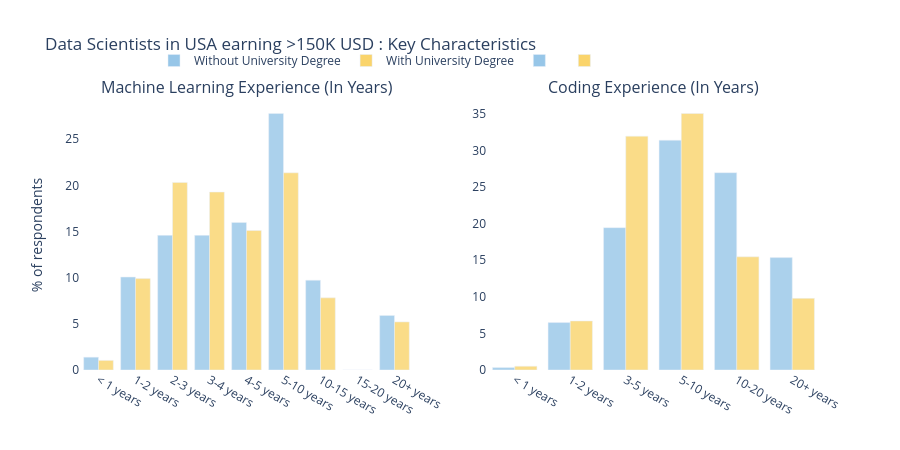
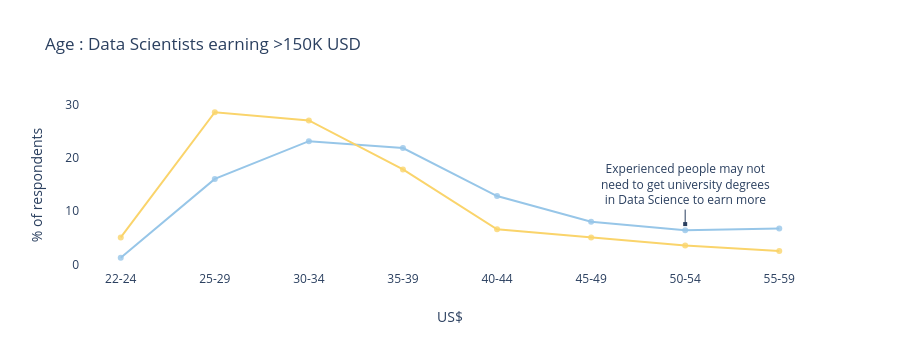

The notebook cell these images were saved under, in order:
### Code cell
salaries = ["100,000-124,999", "125,000-149,999", "150,000-199,999", "200,000-249,999", "300,000-500,000"]
group1 = c1[c1["Q10"].isin(salaries)]
group2 = c2[c2["Q10"].isin(salaries)]

vc1 = group1['Q15'].value_counts().to_frame().reset_index()
vc1['percent'] = vc1['Q15'].apply(lambda x : 100*x / sum(vc1['Q15']))

vc2 = group2['Q15'].value_counts().to_frame().reset_index()
vc2['percent'] = vc2['Q15'].apply(lambda x : 100*x / sum(vc2['Q15']))

order = ["< 1 years", "1-2 years", "3-5 years", "5-10 years", "10-20 years", "20+ years"]
doc1, doc2 = {}, {}
for _, r in vc1.iterrows():
    doc1[r['index']] = r['percent']
for _, r in vc2.iterrows():
    doc2[r['index']] = r['percent']

trace1 = go.Bar(x=order, y=[doc1[_] for _ in order], name="", orientation="v", marker=dict(color=col_yes, opacity=0.8))
trace2 = go.Bar(x=order, y=[doc2[_] for _ in order], name="", orientation="v", marker=dict(color=col_no, opacity=0.8))

vc1 = group1['Q1'].value_counts().to_frame().reset_index()
vc1['percent'] = vc1['Q1'].apply(lambda x : 100*x / sum(vc1['Q1']))

vc2 = group2['Q1'].value_counts().to_frame().reset_index()
vc2['percent'] = vc2['Q1'].apply(lambda x : 100*x / sum(vc2['Q1']))

order = ['22-24', '25-29', '30-34', '35-39', '40-44', '45-49', '50-54', '55-59']
doc1, doc2 = {}, {}
for _, r in vc1.iterrows():
    doc1[r['index']] = r['percent']
for _, r in vc2.iterrows():
    doc2[r['index']] = r['percent']

trace3 = go.Scatter(x=order, y=[doc1[_] for _ in order], name="", mode="lines+markers", marker=dict(color=col_yes, opacity=0.8))
trace4 = go.Scatter(x=order, y=[doc2[_] for _ in order], name="", mode="lines+markers", marker=dict(color=col_no, opacity=0.8))


### ML Exp 

vc1 = group1['Q23'].value_counts().to_frame().reset_index()
vc1['percent'] = vc1['Q23'].apply(lambda x : 100*x / sum(vc1['Q23']))

vc2 = group2['Q23'].value_counts().to_frame().reset_index()
vc2['percent'] = vc2['Q23'].apply(lambda x : 100*x / sum(vc2['Q23']))

order = ['< 1 years', '1-2 years', '2-3 years', '3-4 years', '4-5 years', '5-10 years', '10-15 years', '15-20 years', '20+ years']
doc1, doc2 = {}, {}
for _, r in vc1.iterrows():
    doc1[r['index']] = r['percent']
for _, r in vc2.iterrows():
    doc2[r['index']] = r['percent']

trace5 = go.Bar(x=order, y=[doc1[_] if _ in doc1 else 0 for _ in order], name="With University Degree", orientation="v", marker=dict(color=col_yes, opacity=0.8))
trace6 = go.Bar(x=order, y=[doc2[_] if _ in doc1 else 0 for _ in order], name="Without University Degree", orientation="v", marker=dict(color=col_no, opacity=0.8))

fig = make_subplots(rows=1, cols=2, subplot_titles=("Machine Learning Experience (In Years)", "Coding Experience (In Years)"))
fig.add_trace(trace6, 1, 1)
fig.add_trace(trace5, 1, 1)
fig.add_trace(trace2, 1, 2)
fig.add_trace(trace1, 1, 2)
# fig.add_trace(trace4, 2, 1)
# fig.add_trace(trace3, 2, 1)
fig.update_layout(height=450, title="Data Scientists in USA earning >150K USD : Key Characteristics", plot_bgcolor='#fff', paper_bgcolor='#fff',
                  yaxis = dict(title="% of respondents"), yaxis3 = dict(title="% of respondents"), legend=dict(orientation="h", x=0.1, y=1.2))
fig.show()

fig = go.Figure(data=[trace4, trace3])
fig.update_layout(barmode='group', title="Age : Data Scientists earning >150K USD", showlegend=False, 
                  yaxis = dict(title="% of respondents"), xaxis = dict(title="US$"), height=350,
                  plot_bgcolor='#fff', paper_bgcolor='#fff')
fig.update_xaxes(showgrid=False, zeroline=False)
fig.update_yaxes(showgrid=False, zeroline=False)
fig.update_layout(annotations=[go.layout.Annotation(x=6, y=7.6, xref="x", yref="y", 
                                               text="Experienced people may not<br>need to get university degrees<br>in Data Science to earn more", 
                                               showarrow=True, arrowhead=7, ax=0, ay=-40)]) 
fig.show()

### Figure 1 — Plotly figure (JSON) as saved in the notebook; plotly's stock layout.template omitted (floating-point values rounded to 4 significant figures)
{"data": [{"marker": {"color": "#97c6e8", "opacity": 0.8}, "name": "Without University Degree", "orientation": "v", "type": "bar", "x": ["< 1 years", "1-2 years", "2-3 years", "3-4 years", "4-5 years", "5-10 years", "10-15 years", "15-20 years", "20+ years"], "xaxis": "x", "y": [1.389, 10.07, 14.58, 14.58, 15.97, 27.78, 9.722, 0, 5.903], "yaxis": "y"}, {"marker": {"color": "#fad46b", "opacity": 0.8}, "name": "With University Degree", "orientation": "v", "type": "bar", "x": ["< 1 years", "1-2 years", "2-3 years", "3-4 years", "4-5 years", "5-10 years", "10-15 years", "15-20 years", "20+ years"], "xaxis": "x", "y": [1.042, 9.896, 20.31, 19.27, 15.1, 21.35, 7.812, 0, 5.208], "yaxis": "y"}, {"marker": {"color": "#97c6e8", "opacity": 0.8}, "name": "", "orientation": "v", "type": "bar", "x": ["< 1 years", "1-2 years", "3-5 years", "5-10 years", "10-20 years", "20+ years"], "xaxis": "x2", "y": [0.3413, 6.485, 19.45, 31.4, 26.96, 15.36], "yaxis": "y2"}, {"marker": {"color": "#fad46b", "opacity": 0.8}, "name": "", "orientation": "v", "type": "bar", "x": ["< 1 years", "1-2 years", "3-5 years", "5-10 years", "10-20 years", "20+ years"], "xaxis": "x2", "y": [0.5155, 6.701, 31.96, 35.05, 15.46, 9.794], "yaxis": "y2"}], "layout": {"annotations": [{"font": {"size": 16}, "showarrow": false, "text": "Machine Learning Experience (In Years)", "x": 0.225, "xanchor": "center", "xref": "paper", "y": 1, "yanchor": "bottom", "yref": "paper"}, {"font": {"size": 16}, "showarrow": false, "text": "Coding Experience (In Years)", "x": 0.775, "xanchor": "center", "xref": "paper", "y": 1, "yanchor": "bottom", "yref": "paper"}], "height": 450, "legend": {"orientation": "h", "x": 0.1, "y": 1.2}, "paper_bgcolor": "#fff", "plot_bgcolor": "#fff", "title": {"text": "Data Scientists in USA earning >150K USD : Key Characteristics"}, "xaxis": {"anchor": "y", "domain": [0, 0.45]}, "xaxis2": {"anchor": "y2", "domain": [0.55, 1]}, "yaxis": {"anchor": "x", "domain": [0, 1], "title": {"text": "% of respondents"}}, "yaxis2": {"anchor": "x2", "domain": [0, 1]}, "yaxis3": {"title": {"text": "% of respondents"}}}}

### Figure 2 — Plotly figure (JSON) as saved in the notebook; plotly's stock layout.template omitted (floating-point values rounded to 4 significant figures)
{"data": [{"marker": {"color": "#97c6e8", "opacity": 0.8}, "mode": "lines+markers", "name": "", "type": "scatter", "x": ["22-24", "25-29", "30-34", "35-39", "40-44", "45-49", "50-54", "55-59"], "y": [1.286, 16.08, 23.15, 21.86, 12.86, 8.039, 6.431, 6.752]}, {"marker": {"color": "#fad46b", "opacity": 0.8}, "mode": "lines+markers", "name": "", "type": "scatter", "x": ["22-24", "25-29", "30-34", "35-39", "40-44", "45-49", "50-54", "55-59"], "y": [5.102, 28.57, 27.04, 17.86, 6.633, 5.102, 3.571, 2.551]}], "layout": {"annotations": [{"arrowhead": 7, "ax": 0, "ay": -40, "showarrow": true, "text": "Experienced people may not<br>need to get university degrees<br>in Data Science to earn more", "x": 6, "xref": "x", "y": 7.6, "yref": "y"}], "barmode": "group", "height": 350, "paper_bgcolor": "#fff", "plot_bgcolor": "#fff", "showlegend": false, "title": {"text": "Age : Data Scientists earning >150K USD"}, "xaxis": {"showgrid": false, "title": {"text": "US$"}, "zeroline": false}, "yaxis": {"showgrid": false, "title": {"text": "% of respondents"}, "zeroline": false}}}
